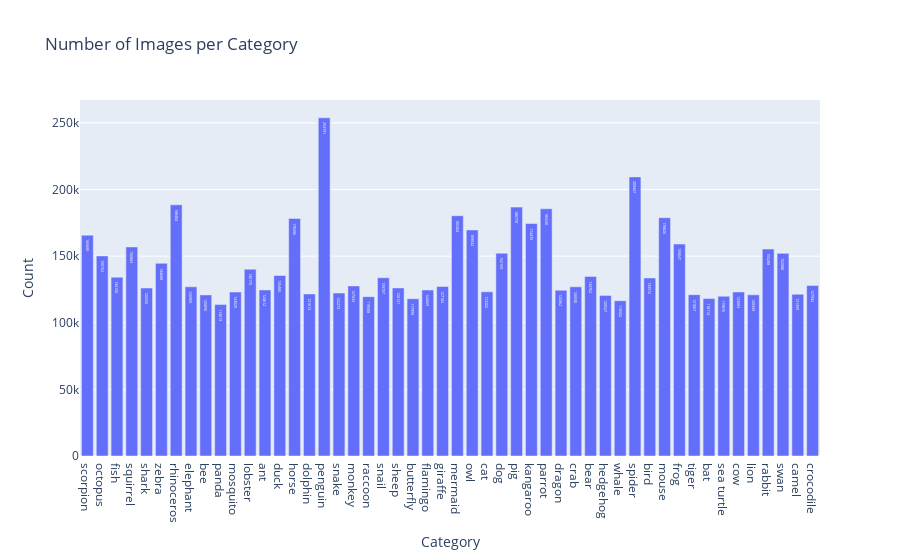

The code cell stored with this chart in its notebook:
### Code cell
files = glob.glob('data/*.npy')

counts = {}
for f in files:
    try:
        data = np.load(f, mmap_mode='r')
        name = f.split('/')[-1].replace('.npy', '')
        counts[name] = len(data)
    except Exception as e:
        print(f"Error reading {f}: {e}")

if counts:
    df_counts = pd.DataFrame(list(counts.items()), columns=['Category', 'Count'])
    fig = px.bar(df_counts, x='Category', y='Count', title="Images per Category", text='Count')
    fig.show()
    print(f"Min: {min(counts.values())}, Max: {max(counts.values())}")
else:
    print("No .npy files found.")

### Figure 1 — Plotly figure (JSON) as saved in the notebook; plotly's stock layout.template omitted (floating-point values rounded to 4 significant figures)
{"data": [{"hovertemplate": "Category=%{x}<br>Count=%{text}<extra></extra>", "legendgroup": "", "marker": {"color": "#636efa", "pattern": {"shape": ""}}, "name": "", "orientation": "v", "showlegend": false, "text": [165700.0, 150200.0, 134200.0, 156900.0, 126000.0, 144600.0, 188500.0, 127000.0, 120900.0, 113600.0, 123000.0, 140200.0, 124600.0, 135500.0, 178300.0, 121600.0, 253800.0, 122300.0, 127600.0, 119600.0, 133800.0, 126100.0, 118000.0, 124600.0, 127200.0, 180300.0, 169600.0, 123200.0, 152200.0, 186800.0, 174500.0, 185500.0, 124400.0, 126900.0, 134800.0, 120500.0, 116500.0, 209400.0, 133600.0, 178800.0, 159000.0, 121100.0, 118100.0, 119900.0, 123100.0, 120900.0, 155300.0, 152100.0, 121400.0, 127900.0], "textposition": "auto", "type": "bar", "x": ["scorpion", "octopus", "fish", "squirrel", "shark", "zebra", "rhinoceros", "elephant", "bee", "panda", "mosquito", "lobster", "ant", "duck", "horse", "dolphin", "penguin", "snake", "monkey", "raccoon", "snail", "sheep", "butterfly", "flamingo", "giraffe", "mermaid", "owl", "cat", "dog", "pig", "kangaroo", "parrot", "dragon", "crab", "bear", "hedgehog", "whale", "spider", "bird", "mouse", "frog", "tiger", "bat", "sea turtle", "cow", "lion", "rabbit", "swan", "camel", "crocodile"], "xaxis": "x", "y": [165689, 150152, 134150, 156883, 126050, 144608, 188484, 126969, 120890, 113613, 123029, 140175, 124612, 135480, 178286, 121613, 253791, 122273, 127633, 119588, 133757, 126121, 117999, 124569, 127182, 180304, 169632, 123202, 152159, 186770, 174470, 185530, 124362, 126930, 134762, 120527, 116502, 209447, 133572, 178826, 159047, 121067, 118114, 119876, 123083, 120949, 155288, 152088, 121399, 127932], "yaxis": "y"}], "layout": {"barmode": "relative", "legend": {"tracegroupgap": 0}, "title": {"text": "Number of Images per Category"}, "xaxis": {"anchor": "y", "domain": [0, 1], "title": {"text": "Category"}}, "yaxis": {"anchor": "x", "domain": [0, 1], "title": {"text": "Count"}}}}
